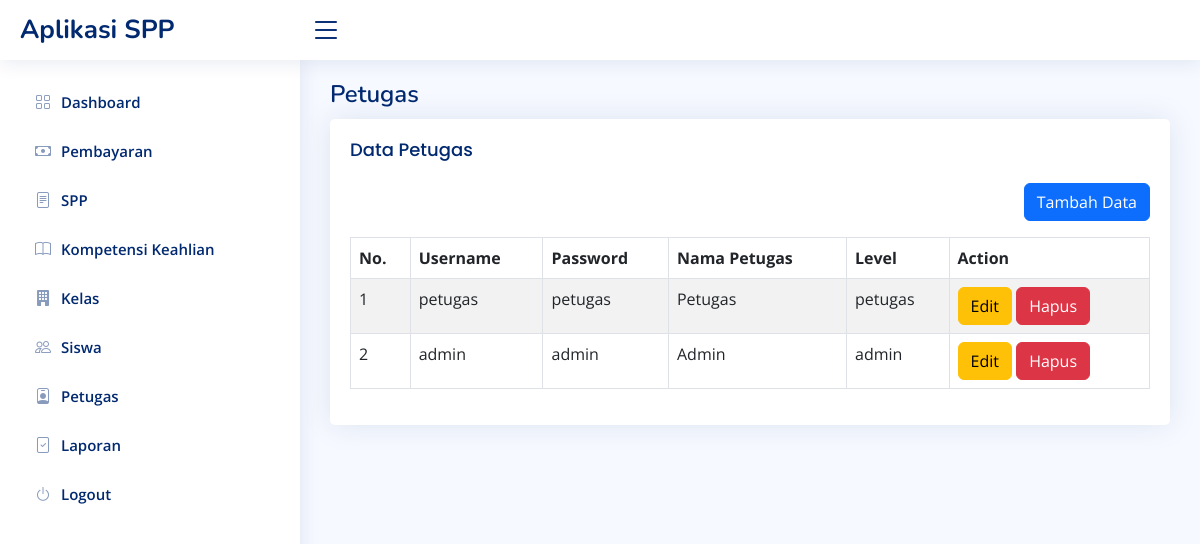
/admin/petugas.php (signed in), run on the app's committed database.
### tables this page shows
CREATE TABLE `petugas` (
  `id_petugas` int(11) NOT NULL,
  `username` varchar(25) NOT NULL,
  `password` varchar(32) NOT NULL,
  `nama_petugas` varchar(35) NOT NULL,
  `level` enum('admin','petugas') NOT NULL
);

### admin/petugas.php (the view, shortened to what this page needs)
<?php
include "../config/koneksi.php";
?>
<!DOCTYPE html>
<html lang="en">
<head>
  <?php include "header.php"; ?>
</head>
<body>
<?php include "sidebar.php"; ?>
  <main id="main" class="main">
    <div class="pagetitle">
      <h1>Petugas</h1>
    </div>
    <section class="section">
      <div class="row">
        <div class="col">
            <div class="card">
                <div class="card-body">
                    <h5 class="card-title">Data Petugas</h5>
                    <div class="row">
                        <div class="col">
                        <button type="button" class="btn btn-primary float-end mb-3" data-bs-toggle="modal" data-bs-target="#exampleModal">
                            Tambah Data
                            </button>
                        </div>
                    </div>
                <div class="table-responsive">
                    <table class="table table-bordered table-striped">
                    <thead>
                    <tr>
                        <th>No.</th>
                        <th>Username</th>
                        <th>Password</th>
                        <th>Nama Petugas</th>
                        <th>Level</th>
                        <th>Action</th>
                        </tr>
                    </thead>
                    <tbody>
                            <?php
                            $sql = "select *from petugas order by id_petugas desc";
                            $query = mysqli_query($koneksi, $sql);
                            $no = 1;
                            foreach($query as $r2) {
                                $id   = $r2['id_petugas'];
                                $username   = $r2['username'];
                                $password   = $r2['password'];
                                $nama   = $r2['nama_petugas'];
                                $level   = $r2['level'];
                            ?>
                                <tr>
                                    <td scope="row"><?php echo $no++; ?></td>
                                    <td scope="row"><?php echo $username; ?></td>
                                    <td scope="row"><?php echo $password; ?></td>
                                    <td scope="row"><?php echo $nama; ?></td>
                                    <td scope="row"><?php echo $level; ?></td>
                                    <td scope="row">
                                    <button type="button" class="btn btn-warning" data-bs-toggle="modal" data-bs-target="#editModal<?php echo $id ?>">Edit</button>
                                    <a onclick = "return confirm('Apakah Anda Yakin Ingin Menghapus Data?')" href = "petugas.php?hapus=<?php echo $id;?>" class = "btn btn-danger">Hapus</a>
                                    </td>
                                </tr>
                            <?php
                            }
                            ?>
                        </tbody>
                    </table>
                </div>
            </div>
        </div>
      </div>
    </section>
  </main>
</body>
</html>

### assets/css/style.css (style rules this page uses)
:root { scroll-behavior: smooth; }
body { font-family: "Open Sans", sans-serif; background: #f6f9ff; color: #444444; }
a { color: #4154f1; text-decoration: none; }
h1, h2, h3, h4, h5, h6 { font-family: "Nunito", sans-serif; }
#main { margin-top: 60px; padding: 20px 30px; transition: all 0.3s; }
.pagetitle { margin-bottom: 10px; }
.pagetitle h1 { font-size: 24px; margin-bottom: 0; font-weight: 600; color: #012970; }
.card { margin-bottom: 30px; border: none; border-radius: 5px; box-shadow: 0px 0 30px rgba(1, 41, 112, 0.1); }
.card-title { padding: 20px 0 15px 0; font-size: 18px; font-weight: 500; color: #012970; font-family: "Poppins", sans-serif; }
.card-body { padding: 0 20px 20px 20px; }
@media (min-width: 1200px) { #main, #footer { margin-left: 300px; } }

### data on the page
petugas: username "petugas", password "petugas", nama_petugas "Petugas", level "petugas"
petugas: username "admin", password "admin", nama_petugas "Admin", level "admin"
